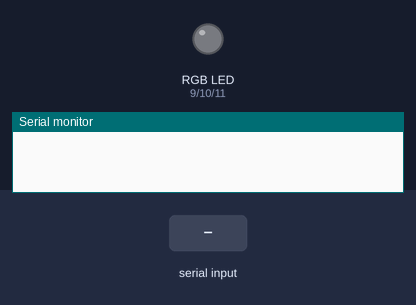
Bench run of a sketch on a simulated Arduino Uno, built with avr-gcc and run on an emulated ATmega328P. On the bench: an RGB LED mixed from three pins (HIGH = lit), the last lines printed to the serial monitor. The test bench sets the inputs (shaded band).

Above: at 1.2 s.
1.3 s: "0,1\n" received over Serial
At 2.1 s:
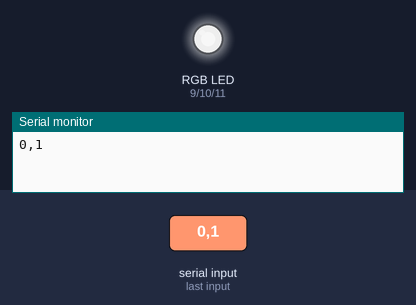
2.8 s: "1\n" received over Serial
At 3.2 s:
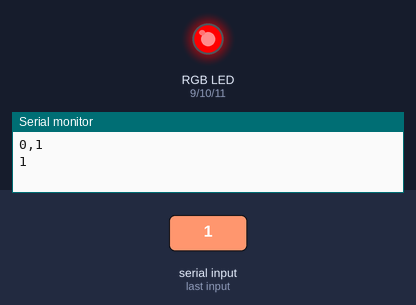
4.3 s: "2\n" received over Serial
At 5.5 s:
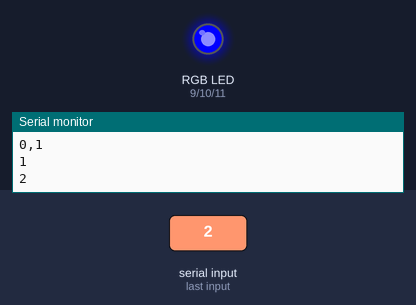
5.8 s: "3\n" received over Serial
At 6.6 s:
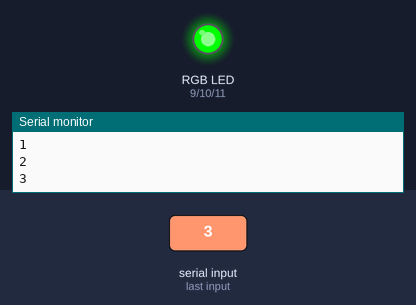
7.3 s: "4\n" received over Serial
At 7.8 s:
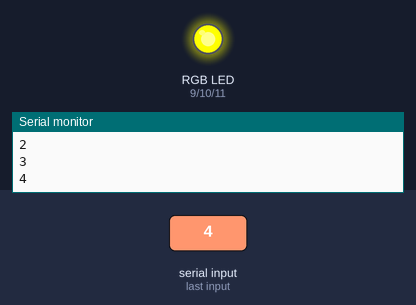
8.8 s: "5\n" received over Serial
At 10.1 s:
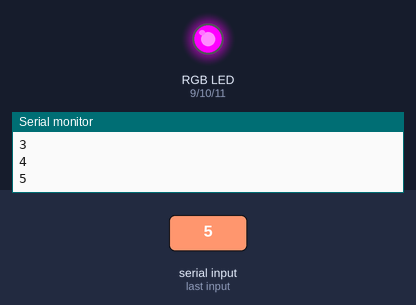
Timing chart, 0 to 11.3 s (numbered marks = the images above; inputs shaded):
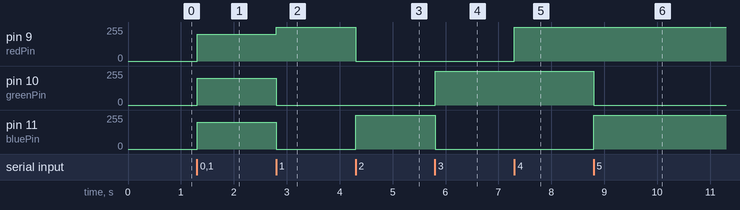

Measured:
- after the input at 1.3 s, pin 9 (redPin), pin 10 (greenPin), pin 11 (bluePin): 0/255 → 200/255 at once
- after the input at 2.8 s, pin 9 (redPin): 200/255 → 255/255 at once; pin 10 (greenPin), pin 11 (bluePin): 200/255 → 0/255 at once
- after the input at 4.3 s, pin 9 (redPin): 255/255 → 0/255 at once; pin 11 (bluePin): 0/255 → 255/255 at once
- after the input at 5.8 s, pin 10 (greenPin): 0/255 → 255/255 at once; pin 11 (bluePin): 255/255 → 0/255 at once
- after the input at 7.3 s, pin 9 (redPin): 0/255 → 255/255 at once
- after the input at 8.8 s, pin 10 (greenPin): 255/255 → 0/255 at once; pin 11 (bluePin): 0/255 → 255/255 at once

The sketch:

Rgb_Led.ino
```cpp
int val;
int redPin = 9;
int greenPin = 10;
int bluePin = 11;
int redIntensity = 200;
int greenIntensity = 200;
int blueIntensity = 200;

void setup() {
  // put your setup code here, to run once:
  Serial.begin(9600);
  pinMode(redPin, OUTPUT);
  pinMode(greenPin, OUTPUT);
  pinMode(bluePin, OUTPUT);
}

void loop() {
  if (Serial.available()) {
    String value = Serial.readStringUntil('\n');
    Serial.println(value);

    if (value.indexOf("custom") == -1) {
        if (value.equals("0")) {
          redIntensity = 0;
          blueIntensity = 0;
          greenIntensity = 0;
        }

        if (value.equals("1")) {
          redIntensity = 255;
          blueIntensity = 0;
          greenIntensity = 0;
        }
//Values from 2 to 7 is for automation only
        if (value.equals("2")) {
          redIntensity = 0;
          blueIntensity = 255;
          greenIntensity = 0;
        }

        if (value.equals("3")) {
          redIntensity = 0;
          blueIntensity = 0;
          greenIntensity = 255;
        }

        if (value.equals("4")) {
          redIntensity = 255;
          blueIntensity = 0;
          greenIntensity = 255;
        }

        if (value.equals("5")) {
          redIntensity = 255;
          blueIntensity = 255;
          greenIntensity = 0;
        }

        if (value.equals("6")) {
          redIntensity = 0;
          blueIntensity = 255;
          greenIntensity = 255;
        }

        if (value.equals("7")) {
          redIntensity = 255;
          blueIntensity = 255;
          greenIntensity = 255;
        }
    } else {
      //user change intensity of red, green, blue
      //serial order in form of: "custom,red: {int},green: {int},blue: {int}"
      //example: "custom,red: 100,green: 140,blue: 50"
      String str1 = value.substring(value.indexOf(',')+1, value.length()); //red: 100,green: 140,blue: 50
      String redOrder = str1.substring(0, str1.indexOf(',')); //red: 100
      redIntensity = redOrder.substring(redOrder.indexOf(' '), redOrder.length()).toInt(); // redIntensity = 100
      //Serial.println(redIntensity);

      String str2 = str1.substring(str1.indexOf(',')+1, str1.length());
      String greenOrder = str2.substring(0, str2.indexOf(',')); //green: 140
      greenIntensity = greenOrder.substring(greenOrder.indexOf(' '), greenOrder.length()).toInt();
      //Serial.println(greenIntensity);

      String str3 = str2.substring(str2.indexOf(',')+1, str2.length());
      String blueOrder = str3.substring(0, str3.indexOf(',')); //blue: 50
      blueIntensity = blueOrder.substring(blueOrder.indexOf(' '), blueOrder.length()).toInt();

      //Serial.println(blueIntensity);
    }

    analogWrite(redPin, redIntensity);
    analogWrite(bluePin, blueIntensity);
    analogWrite(greenPin, greenIntensity);
  }

}
```
